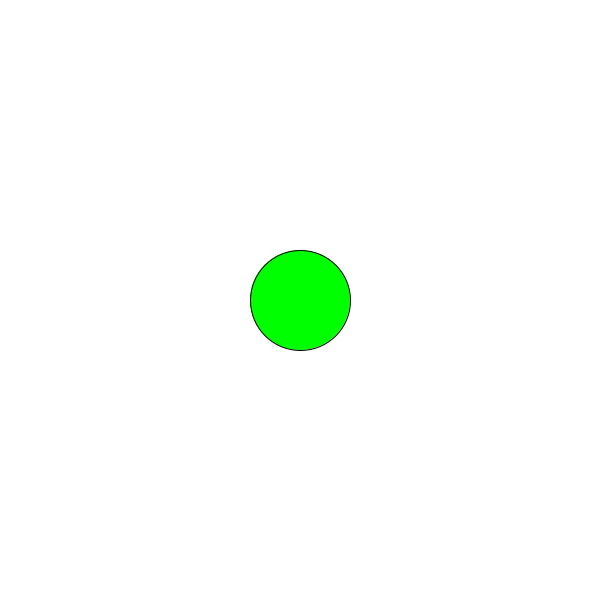
Frame 1 (no input)
Frame 60 (the mouse pressed at the canvas centre just before this capture): identical to frame 1, image omitted
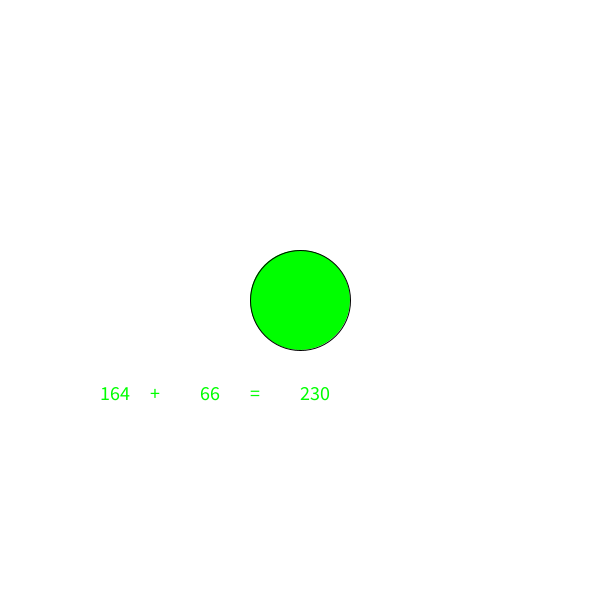
Frame 120 (the mouse held since frame 60 and released just before this capture)

The Processing sketch that drew these frames (run headless with seeded random() and noise(); from frame 60 on, the mouse is pressed at the canvas centre):

// Processing sketch: mathematicalfunctionpractice
// ── mathematicalfunctionpractice.pde
//pseudo code
// math function = random inputs (ex. x + y = n) 
// pressable button

int x,y; //variables
int q;
int w;
float dist;
boolean buttonClicked;
String text1, text2;
int addNumbers;

void setup(){
  size(600,600);
  q = width/2;
  w = height/2;
  
  text1="+";
  text2="=";
  
  textSize(20);
}

void draw(){
  background(255);
  addNumbers = addNumbers(x,y);
  if (buttonClicked){
    text(x,100, 400);
    text(text1,150, 400);
    text(y, 200, 400);
    text(text2, 250,400);
    text(addNumbers, 300, 400);
  }else{
    background(255);
  }
  fill(0,255,0);
  ellipse(q, w, 100, 100);   
 
}

void mousePressed(){
  if(calcDistance(q, w) <=50){
    buttonClicked = true;
    x = int(random(0,255));
    y = int(random(0,255));
    
  }
}
  
float calcDistance(int qPos, int wPos){
  dist = dist(mouseX, mouseY, qPos, wPos);
  return dist;
}

int addNumbers(int x, int y){
 return x+y; 
}
  
